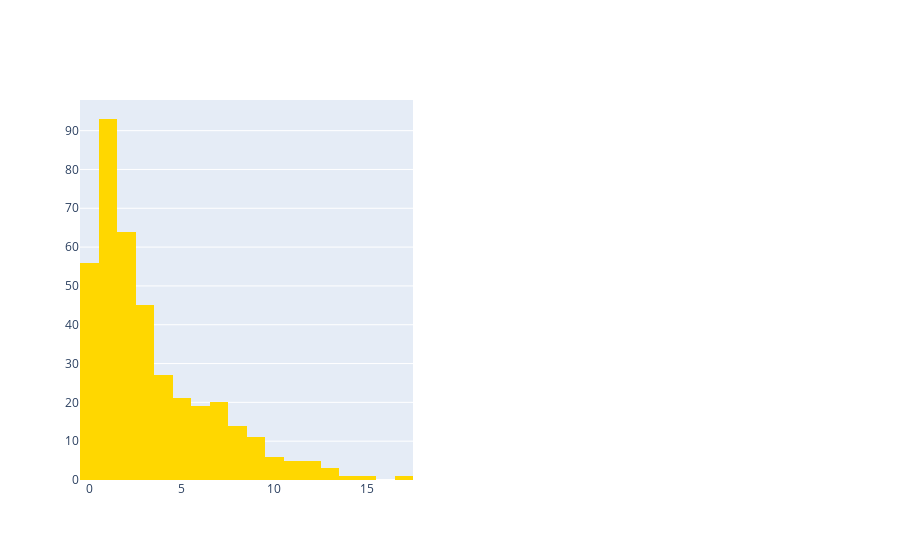

The notebook cell saved with this chart:
### Code cell
fig = make_subplots(rows=1, cols=2)

# Create a histogram
fig.add_trace(
    go.Histogram(
        x = df.Pregnancies,
        xbins=go.histogram.XBins(size=1), # Change the bin size
        marker=go.histogram.Marker(color="gold"), # Change the color
        hovertemplate="<br>".join([
            "Pregnancies: %{x}",
            "Count: %{y}"])),
        row=1, col=1
)
fig.show()

### Figure 1 — Plotly figure (JSON) as saved in the notebook; plotly's stock layout.template omitted (floating-point values rounded to 4 significant figures; data arrays with more than 128 entries replaced by an {"elided": "..."} marker saying what was removed)
{"data": [{"hovertemplate": "Pregnancies: %{x}<br>Count: %{y}", "marker": {"color": "gold"}, "type": "histogram", "x": {"elided": "392 int values"}, "xaxis": "x", "xbins": {"size": 1}, "yaxis": "y"}], "layout": {"xaxis": {"anchor": "y", "domain": [0, 0.45]}, "xaxis2": {"anchor": "y2", "domain": [0.55, 1]}, "yaxis": {"anchor": "x", "domain": [0, 1]}, "yaxis2": {"anchor": "x2", "domain": [0, 1]}}}
